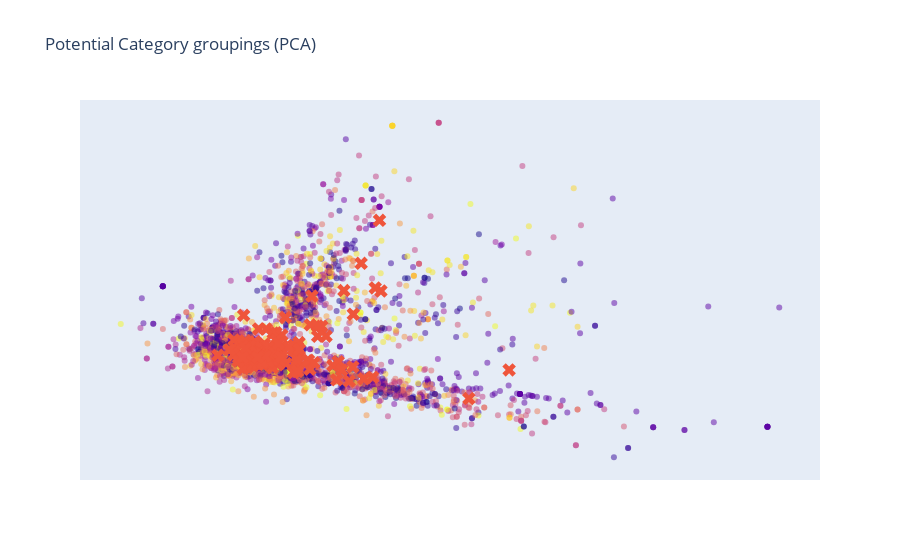

The notebook cell this image was saved under:
### Code cell
pyoff.iplot(fig7, filename='cluster-map')

### Figure 1 — Plotly figure (JSON) as saved in the notebook; plotly's stock layout.template omitted (floating-point values rounded to 4 significant figures; data arrays with more than 128 entries replaced by an {"elided": "..."} marker saying what was removed)
{"data": [{"marker": {"color": {"elided": "5020 int values"}, "opacity": 0.5}, "mode": "markers", "name": "", "showlegend": false, "text": {"elided": "5020 int values"}, "type": "scatter", "x": {"elided": "5020 float values"}, "y": {"elided": "5020 float values"}}, {"marker": {"size": 12, "symbol": "x"}, "mode": "markers", "showlegend": false, "type": "scatter", "x": {"elided": "133 float values"}, "y": {"elided": "133 float values"}}], "layout": {"hovermode": "closest", "title": {"text": "Potential Category groupings (PCA)"}, "xaxis": {"showgrid": false, "showticklabels": false, "zeroline": false}, "yaxis": {"showgrid": false, "showticklabels": false, "zeroline": false}}}
